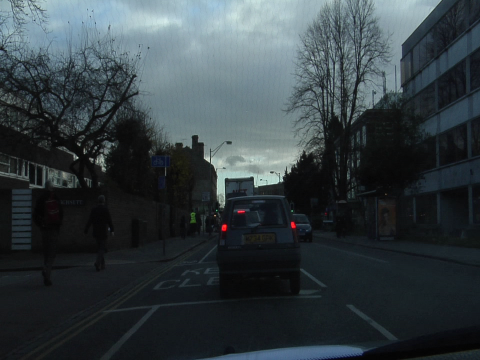
#> input picture dataset/test/0001TP_008760.png, 480 x 360 px; its folder holds only this picture in this run
$ python dataset.py
#> lines starting #> are read from the running program, lines starting #| are printed output that depends on the picture; after the words box and inside, x2 and y2 are one past the last pixel; in counts of white or black regions, pixels touching at a corner belong together
import glob
import os

import numpy as np

import cv2


def load(folder='train'):

    # Load dataset.
    originals = []
    annotations = []
    for filename in map(lambda path: os.path.basename(path), glob.glob(f'./dataset/{folder}/*.png')):
        path1 = f'./dataset/{folder}/' + filename
        path2 = f'./dataset/{folder}annot/' + filename

        if not os.path.exists(path1):
            raise Exception(f'{path1} is not found.')
        if not os.path.exists(path2):
            raise Exception(f'{path2} is not found.')

        image = cv2.imread(path1)
        b, g, r = cv2.split(image)
        b = cv2.equalizeHist(b)
        g = cv2.equalizeHist(g)
        r = cv2.equalizeHist(r)
        image = np.dstack((b, g, r))
        image = np.float32(image) / 255.
        originals.append(image)

        image = cv2.imread(path2)[:, :, 0]
        # '8' means CAR class label.
        annotation = np.where(image == 8, 1, 0)
        annotation = np.int8(annotation)
        annotation = np.reshape(annotation, (*annotation.shape, 1))
        annotations.append(annotation)

    originals = np.array(originals, dtype=np.float32)
    annotations = np.array(annotations, dtype=np.int8)

    return (originals, annotations)


def main():
    os.makedirs('./temp/', exist_ok=True)

    train_x, train_y = load(folder='train')
    val_x, val_y = load(folder='val')
    test_x, test_y = load(folder='test')
#> call 3 of load, with folder = 'test'
#> in load, image is the input picture: shape (360, 480, 3); mean B, G, R 66.4, 62.2, 52.7
#> in load (call 3), `b, g, r = cv2.split(image)`:
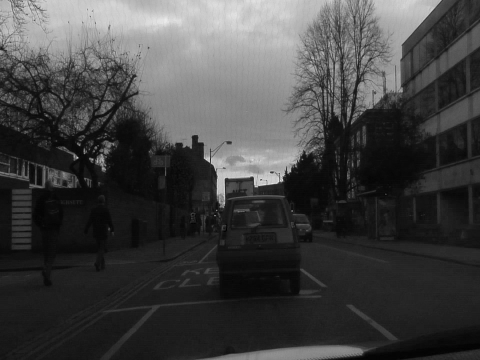
#> b: shape (360, 480); min 0, max 236, mean 66.4
#> in load (call 3), `b, g, r = cv2.split(image)`:
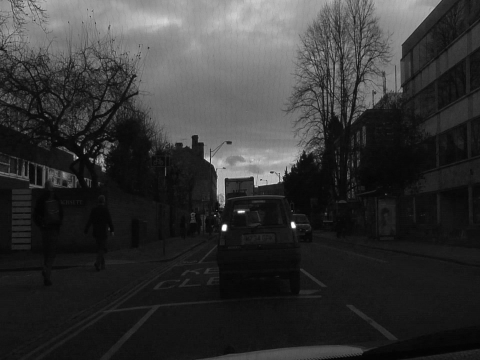
#> r: shape (360, 480); min 3, max 255, mean 52.7
#> in load (call 3), `b = cv2.equalizeHist(b)`:
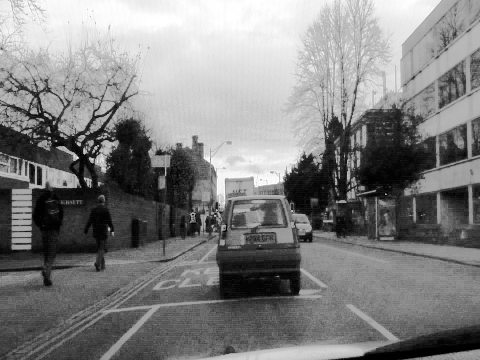
#> b: shape (360, 480); min 0, max 255, mean 129
#> in load (call 3), `g = cv2.equalizeHist(g)`:
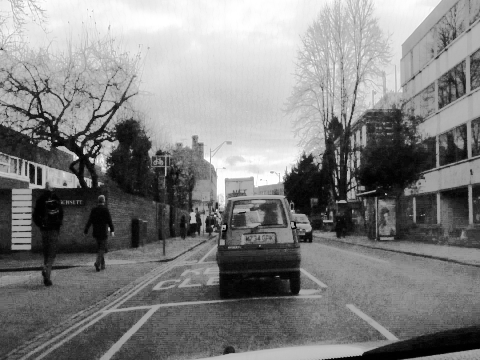
#> g: shape (360, 480); min 0, max 255, mean 129.2
#> in load (call 3), `r = cv2.equalizeHist(r)`:
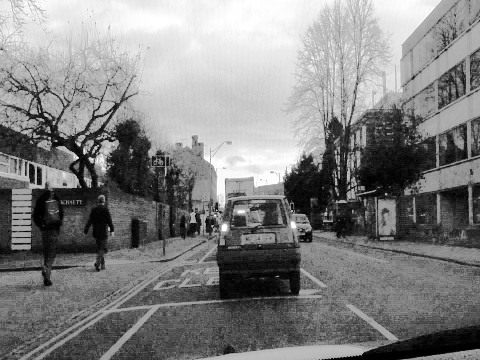
#> r: shape (360, 480); min 0, max 255, mean 129.9
#> in load (call 3), `image = np.dstack((b, g, r))`:
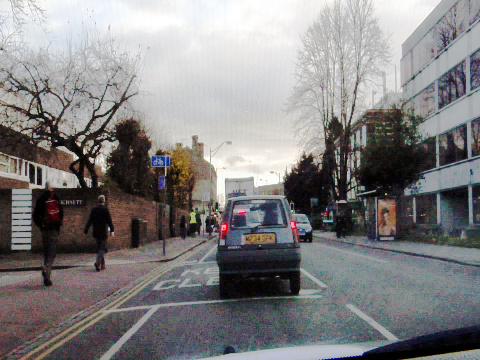
#> image: shape (360, 480, 3); mean B, G, R 129, 129.2, 129.9
#> in load (call 3), `annotation = np.where(image == 8, 1, 0)`:
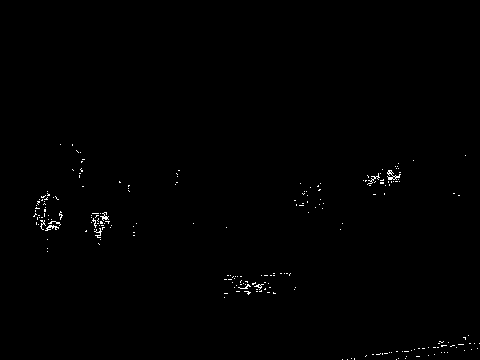
#> annotation: shape (360, 480) int64; values 0 (black) and 1 (white), 0.46% white in thin lines or dots, all inside (x1, y1, x2, y2) = (33, 144, 480, 360)
    data = {
        'train_x': train_x,
        'train_y': train_y,
        'val_x': val_x,
        'val_y': val_y,
        'test_x': test_x,
        'test_y': test_y,
    }
    np.savez_compressed('./temp/dataset.npz', **data)


if __name__ == '__main__':
    main()

$ run again, on dataset/test/0001TP_008790.png
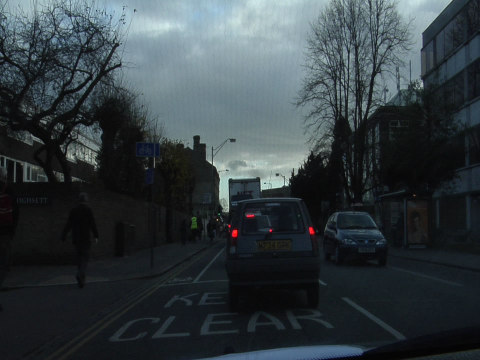
#> input picture dataset/test/0001TP_008790.png, 480 x 360 px
#> in load, image is the input picture: shape (360, 480, 3); mean B, G, R 65.2, 61.3, 52.2
#> in load (call 3), `image = np.dstack((b, g, r))`:
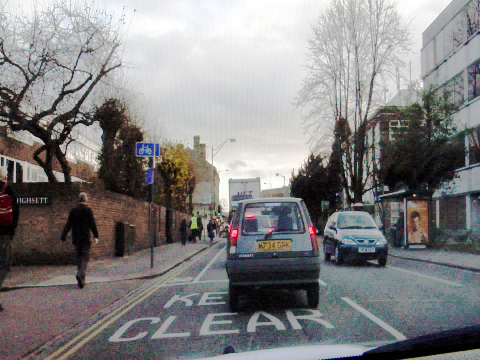
#> image: shape (360, 480, 3); mean B, G, R 129, 129.3, 129.9
#> in load (call 3), `annotation = np.where(image == 8, 1, 0)`:
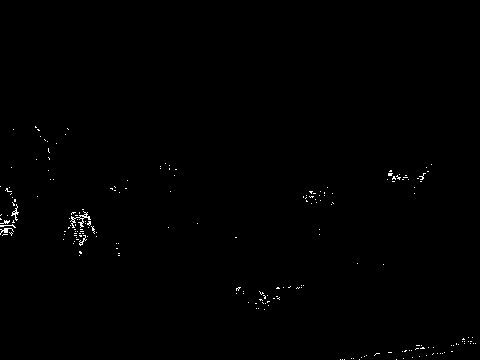
#> annotation: shape (360, 480) int64; values 0 (black) and 1 (white), 0.42% white in thin lines or dots, all inside (x1, y1, x2, y2) = (0, 126, 476, 360)
